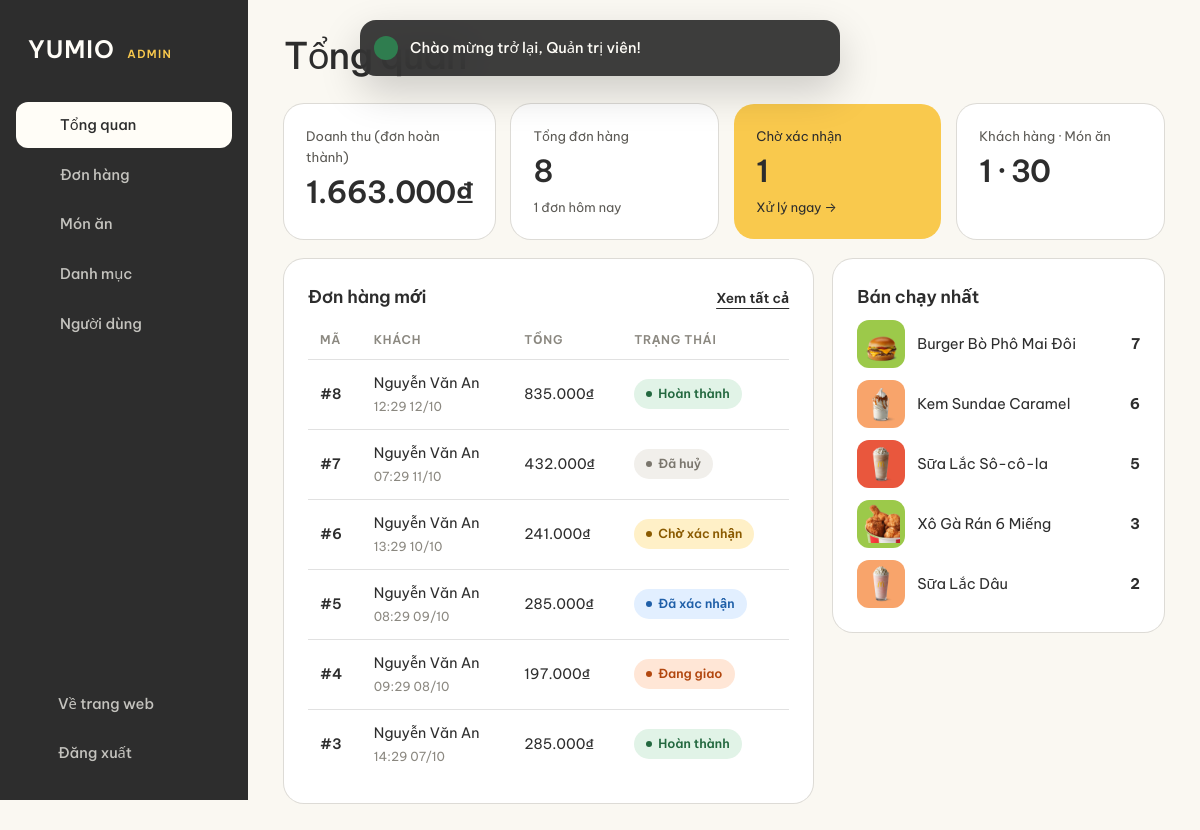
The page /admin (signed in) on the database its author committed.
### tables this page shows
CREATE TABLE orders (
    id             INT UNSIGNED AUTO_INCREMENT PRIMARY KEY,
    user_id        INT UNSIGNED NOT NULL,
    receiver_name  VARCHAR(100) NOT NULL,
    phone          VARCHAR(20)  NOT NULL,
    address        VARCHAR(255) NOT NULL,
    note           TEXT NULL,
    subtotal       DECIMAL(12, 0) NOT NULL,
    shipping_fee   DECIMAL(12, 0) NOT NULL DEFAULT 0,
    total_amount   DECIMAL(12, 0) NOT NULL,
    payment_method ENUM('cod', 'bank') NOT NULL DEFAULT 'cod',
    status         ENUM('pending', 'confirmed', 'delivering', 'completed', 'cancelled') NOT NULL DEFAULT 'pending',
    created_at     TIMESTAMP NOT NULL DEFAULT CURRENT_TIMESTAMP,
    FOREIGN KEY (user_id) REFERENCES users(id) ON DELETE CASCADE
);

CREATE TABLE foods (
    id           INT UNSIGNED AUTO_INCREMENT PRIMARY KEY,
    category_id  INT UNSIGNED NOT NULL,
    name         VARCHAR(150) NOT NULL,
    slug         VARCHAR(170) NOT NULL UNIQUE,
    description  TEXT NULL,
    price        DECIMAL(12, 0) NOT NULL,
    image        VARCHAR(255) NULL COMMENT 'Đường dẫn tính từ public/',
    bg_color     CHAR(7) NOT NULL DEFAULT '#f9c94d' COMMENT 'Màu nền thẻ món ăn',
    is_featured  TINYINT(1) NOT NULL DEFAULT 0,
    is_available TINYINT(1) NOT NULL DEFAULT 1,
    created_at   TIMESTAMP NOT NULL DEFAULT CURRENT_TIMESTAMP,
    FOREIGN KEY (category_id) REFERENCES categories(id) ON DELETE RESTRICT
);

### app/Core/Controller.php (called while the page is built, shortened)
<?php
abstract class Controller
{
    protected function view(string $view, array $data = [], ?string $layout = 'main'): void
    {
        View::render($view, $data, $layout);
    }
}

### app/Controllers/Admin/DashboardController.php (called while the page is built, shortened)
<?php
class DashboardController extends Controller
{
    public function index(): void
    {
        $this->view('admin/dashboard/index', [
            'title'       => 'Tổng quan',
            'stats'       => Order::stats(),
            'customers'   => User::countCustomers(),
            'foodCount'   => count(Food::all()),
            'recent'      => Order::recent(),
            'bestSellers' => Food::bestSellers(),
        ], 'admin');
    }
}

### public/index.php (called while the page is built, shortened)
<?php
$router = new App\Core\Router();
$router->dispatch($_SERVER['REQUEST_METHOD'], $_SERVER['REQUEST_URI']);

### app/Models/Order.php (called while the page is built, shortened)
<?php
class Order extends Model
{
    public static function stats(): array
    {
        return static::db()->query(
            "SELECT
                COALESCE(SUM(CASE WHEN status = 'completed' THEN total_amount END), 0) AS revenue,
                COUNT(*) AS total_orders,
                SUM(status = 'pending') AS pending_orders,
                SUM(DATE(created_at) = CURDATE()) AS today_orders
             FROM orders"
        )->fetch();
    }
    public static function recent(int $limit = 6): array
    {
        $stmt = static::db()->prepare('SELECT * FROM orders ORDER BY created_at DESC, id DESC LIMIT ' . $limit);
        $stmt->execute();
        return $stmt->fetchAll();
    }
}

### app/Core/Database.php (called while the page is built, shortened)
<?php
class Database
{
    private static ?PDO $connection = null;
    public static function connection(): PDO
    {
        if (self::$connection === null) {
            $db = config('database');
            $dsn = "mysql:host={$db['host']};port={$db['port']};dbname={$db['database']};charset={$db['charset']}";
            self::$connection = new PDO($dsn, $db['username'], $db['password'], [
                PDO::ATTR_ERRMODE            => PDO::ERRMODE_EXCEPTION,
                PDO::ATTR_DEFAULT_FETCH_MODE => PDO::FETCH_ASSOC,
                PDO::ATTR_EMULATE_PREPARES   => false,
            ]);
        }
        return self::$connection;
    }
}

### app/Core/Model.php (called while the page is built, shortened)
<?php
abstract class Model
{
    protected static function db(): PDO
    {
        return Database::connection();
    }
}

### app/Models/Food.php (called while the page is built, shortened)
<?php
class Food extends Model
{
    public static function bestSellers(int $limit = 5): array
    {
        $stmt = static::db()->prepare(
            "SELECT f.id, f.name, f.image, f.bg_color, SUM(oi.quantity) AS sold FROM order_items oi
             JOIN foods f ON f.id = oi.food_id
             JOIN orders o ON o.id = oi.order_id AND o.status <> 'cancelled'
             GROUP BY f.id ORDER BY sold DESC LIMIT " . $limit
        );
        $stmt->execute();
        return $stmt->fetchAll();
    }
}

### app/Views/admin/dashboard/index.php (the view)
<?php require BASE_PATH . '/app/Views/partials/admin_head.php'; ?>
<div class="stat-grid">
    <div class="stat"><span class="stat__label">Doanh thu (đơn hoàn thành)</span><span class="stat__value"><?= format_price($stats['revenue']) ?></span></div>
    <div class="stat"><span class="stat__label">Tổng đơn hàng</span><span class="stat__value"><?= (int) $stats['total_orders'] ?></span><span class="stat__meta"><?= (int) $stats['today_orders'] ?> đơn hôm nay</span></div>
    <a href="<?= url('/admin/orders?status=pending') ?>" class="stat stat--accent"><span class="stat__label">Chờ xác nhận</span><span class="stat__value"><?= (int) $stats['pending_orders'] ?></span><span class="stat__meta">Xử lý ngay →</span></a>
    <div class="stat"><span class="stat__label">Khách hàng · Món ăn</span><span class="stat__value"><?= $customers ?> · <?= $foodCount ?></span></div>
</div>
<div class="admin-grid">
    <section class="panel">
        <div class="panel__head"><h2>Đơn hàng mới</h2><a href="<?= url('/admin/orders') ?>" class="link-underline">Xem tất cả</a></div>
        <?php if ($recent): ?>
            <table class="table">
                <thead><tr><th>Mã</th><th>Khách</th><th>Tổng</th><th>Trạng thái</th></tr></thead>
                <tbody>
                <?php foreach ($recent as $order): ?>
                    <tr data-href="<?= url('/admin/orders/' . $order['id']) ?>">
                        <td><a href="<?= url('/admin/orders/' . $order['id']) ?>">#<?= $order['id'] ?></a></td>
                        <td><?= e($order['receiver_name']) ?><small><?= date('H:i d/m', strtotime($order['created_at'])) ?></small></td>
                        <td><?= format_price($order['total_amount']) ?></td>
                        <td><span class="status-pill status--<?= $order['status'] ?>"><?= e(App\Models\Order::STATUSES[$order['status']]) ?></span></td>
                    </tr>
                <?php endforeach; ?>
                </tbody>
            </table>
        <?php else: ?>
            <p class="muted">Chưa có đơn hàng nào.</p>
        <?php endif; ?>
    </section>
    <section class="panel">
        <div class="panel__head"><h2>Bán chạy nhất</h2></div>
        <?php if ($bestSellers): ?>
            <ol class="rank-list">
                <?php foreach ($bestSellers as $food): ?>
                    <li>
                        <span class="tile-media" style="--tile-bg: <?= e($food['bg_color']) ?>"><img src="<?= image_url($food['image']) ?>" alt=""></span>
                        <span><?= e($food['name']) ?></span>
                        <strong><?= (int) $food['sold'] ?></strong>
                    </li>
                <?php endforeach; ?>
            </ol>
        <?php else: ?>
            <p class="muted">Chưa có dữ liệu bán hàng.</p>
        <?php endif; ?>
    </section>
</div>

### app/Core/Router.php (shortened to what this page needs)
<?php
class Router
{
    private array $routes = [];
    private function add(string $method, string $path, array $action, array $middlewares): void
    {
        $this->routes[$method][] = compact('pattern', 'action', 'middlewares');
    }
    public function dispatch(string $method, string $uri): void
    {
        $path = $this->normalizePath($uri);
        foreach ($this->routes[$method] ?? [] as $route) {
            if (!preg_match($route['pattern'], $path, $matches)) {
                continue;
            }
            $params = array_filter($matches, 'is_string', ARRAY_FILTER_USE_KEY);
            [$controller, $action] = $route['action'];
            (new $controller())->$action(...$params);
            return;
        }
    }
    private function normalizePath(string $uri): string
    {
        $path = parse_url($uri, PHP_URL_PATH) ?: '/';
        return rtrim($path, '/') ?: '/';
    }
}

### public/assets/css/style.css (style rules this page uses)
:root { --cream: #fffdf7; --cream-2: #fff9e9; --cream-3: #fff3d6; --ink: #2d2d2d; --ink-soft: #5c5a55; --ink-faint: #8b8880; --line: rgba(45, 45, 45, 0.14); --white: #fff; --success: #2f7d4f; --danger: #c63a2b; --c-yellow: #f9c94d; --c-orange: #f6893b; --c-red: #e9573d; --c-green: #9cc94a; --c-blue: #2fb3d3; --c-peach: #f8a46b; --font-sans: "Be Vietnam Pro", system-ui, -apple-system, "Segoe UI", sans-serif; --font-serif: "Playfair Display", Georgia, "Times New Roman", serif; --font-display: "Anton", Impact, "Arial Narrow", sans-serif; --container: 1200px; --gutter: clamp(20px, 4vw, 48px); --section-space: clamp(88px, 11vw, 176px); --radius: 18px; --radius-sm: 12px; --pill: 999px; --ease-out: cubic-bezier(0.22, 1, 0.36, 1); --ease-in-out: cubic-bezier(0.65, 0, 0.35, 1); --press: 100ms; --header-h: 124px; color-scheme: light; }
*, *::before, *::after { box-sizing: border-box; }
html { -webkit-text-size-adjust: 100%; scroll-padding-top: calc(var(--header-h) + 16px); }
body { margin: 0; background: var(--cream); color: var(--ink); font: 400 1rem/1.6 var(--font-sans); -webkit-font-smoothing: antialiased; -moz-osx-font-smoothing: grayscale; text-rendering: optimizeLegibility; overflow-x: hidden; }
img, svg { display: block; max-width: 100%; }
img { height: auto; }
a { color: inherit; text-decoration: none; }
h1, h2, h3, h4, p { margin: 0; }
.link-underline { text-decoration: underline; text-decoration-thickness: 1px; text-underline-offset: 5px; text-decoration-color: currentColor; transition: text-decoration-color 160ms ease; }
.tile-media { position: relative; display: grid; place-items: center; aspect-ratio: 3 / 4; overflow: hidden; background: var(--tile-bg, var(--c-yellow)); }
.tile-media img { width: 80%; height: 80%; object-fit: contain; filter: drop-shadow(0 22px 26px rgba(40, 20, 0, 0.22)); transition: transform 600ms var(--ease-out); -webkit-user-drag: none; user-select: none; }
.status-pill { display: inline-flex; align-items: center; gap: 6px; padding: 5px 12px; border-radius: var(--pill); font-size: 0.78rem; font-weight: 600; white-space: nowrap; background: #eee; }
.status-pill::before { content: ""; width: 6px; height: 6px; border-radius: 50%; background: currentColor; }
.status--pending { background: #fff0c7; color: #8a5a00; }
.status--confirmed { background: #e2efff; color: #1f5fa8; }
.status--delivering { background: #ffe6d6; color: #b2470f; }
.status--completed { background: #e1f3e7; color: #23683f; }
.status--cancelled { background: #f1efeb; color: #7a766d; }

### rows shown on the page
orders: id "8", receiver_name "Nguyễn Văn An", created_at "12:29 12/10", total_amount "835.000₫", status "Hoàn thành"
orders: id "7", receiver_name "Nguyễn Văn An", created_at "07:29 11/10", total_amount "432.000₫", status "Đã huỷ"
orders: id "6", receiver_name "Nguyễn Văn An", created_at "13:29 10/10", total_amount "241.000₫", status "Chờ xác nhận"
orders: id "5", receiver_name "Nguyễn Văn An", created_at "08:29 09/10", total_amount "285.000₫", status "Đã xác nhận"
orders: id "4", receiver_name "Nguyễn Văn An", created_at "09:29 08/10", total_amount "197.000₫", status "Đang giao"
orders: id "3", receiver_name "Nguyễn Văn An", created_at "14:29 07/10", total_amount "285.000₫", status "Hoàn thành"
foods: image (picture), name "Burger Bò Phô Mai Đôi", sold "7"
foods: image (picture), name "Kem Sundae Caramel", sold "6"
foods: image (picture), name "Sữa Lắc Sô-cô-la", sold "5"
foods: image (picture), name "Xô Gà Rán 6 Miếng", sold "3"
foods: image (picture), name "Sữa Lắc Dâu", sold "2"

### other values the page prints
$label "Tổng quan"
$label "Đơn hàng"
$label "Món ăn"
$label "Danh mục"
$label "Người dùng"
$message "Chào mừng trở lại, Quản trị viên!"
format_price($stats['revenue']) "1.663.000₫"
$stats['total_orders'] "8"
$stats['today_orders'] "1"
$stats['pending_orders'] "1"
